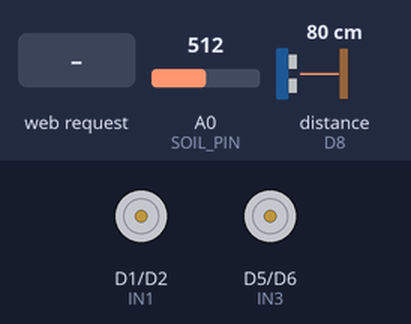
This sketch was run on a simulated ESP8266 (NodeMCU). Shown: motor-driver pin pairs drawn as motors (green arrow = first pin HIGH = forward, orange = second pin HIGH = backward, longer = more drive). Wiring (inferred from the names in the program): ultrasonic range finder: trigger D7; echo D8. The inputs (shaded band) are chosen by the test bench; at power-on: A0 (SOIL_PIN) = 512, distance to the obstacle (sensor on D8) 80 cm. The echo pulse lasts 58.3 µs per cm; random numbers use the default seed unless the sketch sets one; what the sketch prints to the serial monitor is not drawn.

Above: at 1.8 s.
1.9 s: HTTP request GET /water received
At 2.7 s:
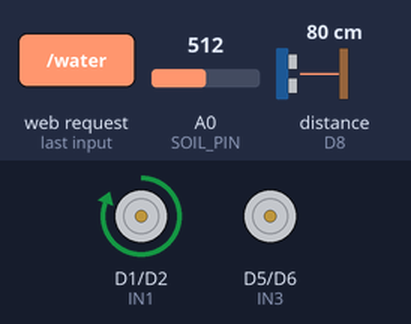
6.0 s: HTTP request GET /fert100 received
At 7.1 s:
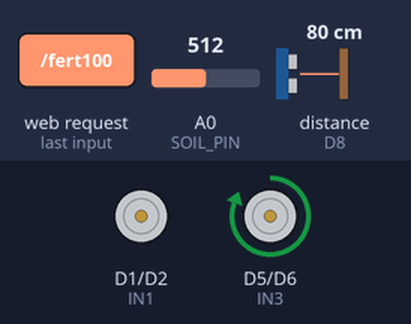
Timing chart, 0 to 10.5 s (numbered marks = the images above; inputs shaded):
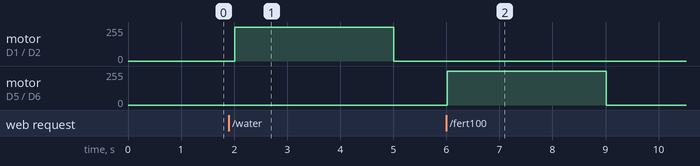

The sketch:

esp_8266.ino
```cpp
#include <ESP8266WiFi.h>
#include <ESP8266WebServer.h>

/* ---------------- AP CONFIG ---------------- */
const char* ssid = "SmartField";
const char* password = "12345678";

ESP8266WebServer server(80);

/* ---------------- PINS ---------------- */
#define SOIL_PIN A0
#define IN1 D1
#define IN2 D2
#define IN3 D5
#define IN4 D6
#define TRIG D7
#define ECHO D8

/* ---------------- GLOBAL ---------------- */
int soilPercent = 0;
int tankLevelCM = 0;
int tankPercent = 0;

bool pumpRunning = false;
bool autoMode = true;

unsigned long pumpStartTime = 0;
unsigned long totalPumpRunTime = 0;

int fertilizerPercent = 50;

/* ---------------- FUNCTIONS ---------------- */

void stopAll() {
  digitalWrite(IN1, LOW);
  digitalWrite(IN2, LOW);
  digitalWrite(IN3, LOW);
  digitalWrite(IN4, LOW);

  if (pumpRunning) {
    totalPumpRunTime += millis() - pumpStartTime;
  }
  pumpRunning = false;
}

void startWater() {
  digitalWrite(IN1, HIGH);
  digitalWrite(IN2, LOW);
  pumpRunning = true;
  pumpStartTime = millis();
}

void startFert() {
  digitalWrite(IN3, HIGH);
  digitalWrite(IN4, LOW);
  pumpRunning = true;
  pumpStartTime = millis();
}

int readTankLevel() {
  digitalWrite(TRIG, LOW);
  delayMicroseconds(2);
  digitalWrite(TRIG, HIGH);
  delayMicroseconds(10);
  digitalWrite(TRIG, LOW);

  long duration = pulseIn(ECHO, HIGH, 30000);
  return duration * 0.034 / 2;   // Distance in cm
}

/* ---------------- AI CONTROL ---------------- */

void aiControl() {

  bool tankEmpty = tankPercent <= 5;   // Tank empty below 5%

  if (tankEmpty) {
    stopAll();
    return;
  }

  if (soilPercent < 5) {
    startWater();
    delay(1000);
    stopAll();
  }
}

/* ---------------- WEB PAGE ---------------- */

String webpage() {
  return R"=====(
<!DOCTYPE html>
<html>
<head>
  <title>Smart Field AI - Fertilizer Mixer</title>
  <meta charset="UTF-8">
  <meta name="viewport" content="width=device-width, initial-scale=1.0">
  <style>
    * { margin: 0; padding: 0; box-sizing: border-box; }
    body {
      font-family: 'Segoe UI', Tahoma, Geneva, Verdana, sans-serif;
      background: linear-gradient(135deg, #f8fafc 0%, #eef2ff 35%, #fff7ed 70%, #ecfccb 100%);
      color: #0f172a;
      min-height: 100vh;
      padding: 20px;
    }
    .container { max-width: 1200px; margin: 0 auto; }
    header { text-align: center; margin-bottom: 40px; padding: 20px; background: rgba(255,255,255,0.9); border-radius: 12px; border-left: 4px solid #10b981; }
    header h1 { font-size: 32px; margin-bottom: 5px; color: #0f172a; }
    header p { color: #475569; font-size: 14px; }
    .mode-badge { display: inline-block; padding: 8px 16px; border-radius: 20px; font-weight: 600; font-size: 12px; margin-top: 10px; text-transform: uppercase; letter-spacing: 1px; }
    .mode-badge.auto { background: #10b981; color: white; }
    .mode-badge.manual { background: #f59e0b; color: white; }
    .dashboard { display: grid; grid-template-columns: repeat(auto-fit, minmax(280px, 1fr)); gap: 24px; margin-bottom: 40px; }
    .gauge-card { background: #ffffff; border: 1px solid rgba(15,23,42,0.06); border-radius: 16px; padding: 24px; text-align: center; box-shadow: 0 8px 24px rgba(15,23,42,0.06); transition: all 0.25s ease; }
    .gauge-card:hover { transform: translateY(-6px); box-shadow: 0 18px 40px rgba(15,23,42,0.08); }
    .gauge-label { color: #64748b; font-size: 13px; text-transform: uppercase; letter-spacing: 1px; margin-bottom: 12px; font-weight: 700; }
    .circular-gauge { position: relative; width: 150px; height: 150px; margin: 0 auto; }
    .gauge-svg { width: 100%; height: 100%; transform: rotate(-90deg); }
    .gauge-value { position: absolute; top: 50%; left: 50%; transform: translate(-50%, -50%); text-align: center; }
    .gauge-number { font-size: 32px; font-weight: 700; color: #0f172a; line-height: 1; }
    .gauge-unit { font-size: 12px; color: #64748b; margin-top: 3px; }
    .tank-status { padding: 10px; background: #eef2ff; border-radius: 8px; font-size: 12px; color: #1e293b; margin-top: 12px; }
    .tank-status.low { background: #fff1f2; color: #7f1d1d; }
    .runtime-card { background: #f8fafc; border-left: 4px solid #3b82f6; padding: 16px; border-radius: 8px; margin-top: 12px; }
    .runtime-card h3 { color: #1e293b; font-size: 12px; text-transform: uppercase; margin-bottom: 8px; }
    .runtime-card .value { font-size: 24px; font-weight: 700; }
    .control-section { background: #ffffff; border: 1px solid rgba(15,23,42,0.06); border-radius: 16px; padding: 24px; margin-bottom: 40px; box-shadow: 0 6px 18px rgba(15,23,42,0.05); }
    .section-title { font-size: 16px; font-weight: 700; margin-bottom: 16px; color: #0f172a; text-transform: uppercase; letter-spacing: 1px; }
    .controls-grid { display: grid; grid-template-columns: repeat(auto-fit, minmax(120px, 1fr)); gap: 12px; margin-bottom: 20px; }
    button { padding: 12px 16px; border: none; border-radius: 10px; font-weight: 700; font-size: 13px; cursor: pointer; text-transform: uppercase; letter-spacing: 0.5px; transition: all 0.2s ease; display: flex; align-items: center; justify-content: center; gap: 8px; }
    .btn-primary { background: #10b981; color: white; }
    .btn-primary:disabled { opacity: 0.6; cursor: not-allowed; }
    .btn-secondary { background: #3b82f6; color: white; }
    .btn-danger { background: #ef4444; color: white; }
    .btn-warning { background: #f59e0b; color: white; }
    .fert-mixer { padding: 18px; background: #f8fafc; border: 1px solid rgba(15,23,42,0.04); border-radius: 10px; margin-top: 12px; }
    .fert-mixer-title { font-size: 14px; color: #0f172a; text-transform: uppercase; font-weight: 700; margin-bottom: 12px; }
    .mixer-input-group { display: flex; gap: 10px; margin-bottom: 12px; }
    input[type="number"] { flex: 1; padding: 10px; background: #ffffff; border: 1px solid rgba(15,23,42,0.06); border-radius: 8px; color: #0f172a; font-size: 14px; }
    input[type="number"]:focus { outline: none; border-color: #3b82f6; box-shadow: 0 6px 16px rgba(59,130,246,0.08); }
    .slider-container { margin-top: 8px; }
    .slider-label { display: flex; justify-content: space-between; margin-bottom: 8px; font-size: 12px; color: #475569; }
    input[type="range"] { width: 100%; height: 6px; border-radius: 3px; background: linear-gradient(90deg,#c7d2fe, #bbf7d0); outline: none; -webkit-appearance: none; }
    input[type="range"]::-webkit-slider-thumb { -webkit-appearance: none; appearance: none; width: 18px; height: 18px; border-radius: 50%; background: #0f172a; cursor: pointer; }
    .status-message { padding: 10px; background: #f1f5f9; border-left: 4px solid #10b981; border-radius: 6px; color: #0f172a; font-size: 13px; margin-top: 12px; text-align: center; min-height: 30px; }
    /* Mixing progress & spinner */
    .mix-progress-wrap { margin-top: 12px; background: #eef2ff; border-radius: 8px; overflow: hidden; height: 12px; }
    .mix-progress { height: 12px; width: 0%; background: linear-gradient(90deg,#60a5fa,#34d399); transition: width 0.2s ease; }
    .spinner { width: 36px; height: 36px; border-radius: 50%; border: 4px solid rgba(15,23,42,0.08); border-top-color: #0f172a; animation: spin 1s linear infinite; display:inline-block; vertical-align: middle; }
    @keyframes spin { to { transform: rotate(360deg); } }
    @media (max-width: 768px) { header h1 { font-size: 22px; } .dashboard { grid-template-columns: 1fr; } .controls-grid { grid-template-columns: repeat(2, 1fr); } }
  </style>
</head>
<body>
  <div class="container">
    <header>
      <h1>🌾 Smart Field AI</h1>
      <p>Intelligent Fertilizer Mixer & Irrigation Control System</p>
      <div class="mode-badge" id="modeBadge">AUTO</div>
    </header>
    <div class="dashboard">
      <div class="gauge-card">
        <div class="gauge-label">Soil Moisture</div>
        <div class="circular-gauge">
          <svg class="gauge-svg" viewBox="0 0 100 100">
            <circle cx="50" cy="50" r="45" fill="none" stroke="#eef2ff" stroke-width="6"/>
            <circle id="soilProgress" cx="50" cy="50" r="45" fill="none" stroke="#10b981" stroke-width="6" stroke-dasharray="0, 282.7" stroke-linecap="round" style="transition: stroke-dasharray 0.35s ease;"/>
          </svg>
          <div class="gauge-value"><div class="gauge-number" id="soilValue">-</div><div class="gauge-unit">%</div></div>
        </div>
        <div class="tank-status" id="soilStatus">Checking...</div>
      </div>
      <div class="gauge-card">
        <div class="gauge-label">Tank Level</div>
        <div class="circular-gauge">
          <svg class="gauge-svg" viewBox="0 0 100 100">
            <circle cx="50" cy="50" r="45" fill="none" stroke="#f1f5f9" stroke-width="6"/>
            <circle id="tankProgress" cx="50" cy="50" r="45" fill="none" stroke="#3b82f6" stroke-width="6" stroke-dasharray="0, 282.7" stroke-linecap="round" style="transition: stroke-dasharray 0.35s ease;"/>
          </svg>
          <div class="gauge-value"><div class="gauge-number" id="tankValue">-</div><div class="gauge-unit">%</div></div>
        </div>
        <div class="tank-status" id="tankStatus">Checking...</div>
      </div>
      <div class="gauge-card">
        <div class="gauge-label">Pump Runtime</div>
        <div class="runtime-card"><h3>Total Running Time</h3><div class="value" id="runtimeValue">0:00</div></div>
        <div class="tank-status" style="background:#fff7ed;color:#92400e;border-color:#92400e;">Session Duration Tracker</div>
      </div>
    </div>
    <div class="control-section">
      <div class="section-title">Quick Controls</div>
      <div class="controls-grid">
        <button id="btnWater" class="btn-primary" onclick="fetch('/water')">💧 Water Only</button>
        <button id="btnFert100" class="btn-warning" onclick="fetch('/fert100')">⚡ Full Strength</button>
        <button id="btnAuto" class="btn-secondary" onclick="fetch('/auto')">🤖 Auto Mode</button>
        <button id="btnStop" class="btn-danger" onclick="fetch('/stop')">⛔ STOP</button>
      </div>
      <div class="fert-mixer">
        <div class="fert-mixer-title">🧪 Fertilizer Mixer Control</div>
        <div class="slider-container">
          <div class="slider-label"><span>Fertilizer Concentration</span><span id="fertDisplay">50%</span></div>
          <input type="range" id="fertSlider" min="1" max="100" value="50" style="cursor: pointer;">
        </div>
        <div class="mixer-input-group" style="margin-top: 12px;"><input type="number" id="fertInput" min="1" max="100" value="50" placeholder="Enter %"><button id="btnApply" class="btn-secondary" onclick="setFert()" style="flex: 0 0 auto;">Apply Mix</button></div>
        <div class="status-message" id="statusMessage">Ready to mix</div>
        <div class="mix-progress-wrap" style="display:none;" id="mixWrap"><div id="mixProgress" class="mix-progress"></div></div>
        <div id="mixSpinner" style="display:none;margin-top:12px;text-align:center;"><span class="spinner"></span></div>
      </div>
    </div>
  </div>
  <script>
    const circumference = 282.7;
    function updateGuage(element, value) { const offset = circumference - (value / 100) * circumference; element.style.strokeDasharray = `${circumference - offset}, ${circumference}`; }
    function updateData() {
      fetch('/data').then(res => res.json()).then(data => {
        const soil = data.soil || 0; const tank = data.tank || 0; const runtime = parseInt(data.runtime) || 0; const mode = data.mode || "AUTO";
        document.getElementById('soilValue').innerText = soil; document.getElementById('tankValue').innerText = tank; document.getElementById('modeBadge').innerText = mode; document.getElementById('modeBadge').className = 'mode-badge ' + (mode === 'AUTO' ? 'auto' : 'manual');
        updateGuage(document.getElementById('soilProgress'), soil); updateGuage(document.getElementById('tankProgress'), tank);
        if (soil < 30) { document.getElementById('soilStatus').innerText = '⚠️ Dry - Water Needed'; document.getElementById('soilStatus').className = 'tank-status low'; } else if (soil < 60) { document.getElementById('soilStatus').innerText = '✓ Optimal Range'; document.getElementById('soilStatus').className = 'tank-status'; } else { document.getElementById('soilStatus').innerText = '💧 Moisture High'; document.getElementById('soilStatus').className = 'tank-status'; }
        if (tank < 30) { document.getElementById('tankStatus').innerText = '🚨 Tank Low'; document.getElementById('tankStatus').className = 'tank-status low'; } else if (tank < 60) { document.getElementById('tankStatus').innerText = '⚠️ Refill Soon'; document.getElementById('tankStatus').className = 'tank-status'; } else { document.getElementById('tankStatus').innerText = '✅ Tank Full'; document.getElementById('tankStatus').className = 'tank-status'; }
        const minutes = Math.floor(runtime / 60); const seconds = runtime % 60; document.getElementById('runtimeValue').innerText = minutes + ':' + (seconds < 10 ? '0' : '') + seconds;
      }).catch(()=>{});
    }
    function setControlsEnabled(enabled){ document.querySelectorAll('.controls-grid button, #fertSlider, #fertInput, #btnApply').forEach(el=>{ el.disabled = !enabled; if(!enabled) el.classList && el.classList.add('disabled'); else el.classList && el.classList.remove('disabled'); }); }
    function setFert(){ const p = Number(document.getElementById('fertInput').value); if (!p || p < 1 || p > 100){ document.getElementById('statusMessage').innerText = '❌ Enter value 1-100'; return; } document.getElementById('statusMessage').innerText = '⏳ Mixing ' + p + '%...'; setControlsEnabled(false); document.getElementById('mixWrap').style.display = 'block'; document.getElementById('mixSpinner').style.display = 'block'; document.getElementById('mixProgress').style.width = '0%';
      let prog = 0; const interval = setInterval(()=>{ prog = Math.min(95, prog + Math.round(Math.random()*8)+2); document.getElementById('mixProgress').style.width = prog + '%'; }, 300);
      fetch('/fert?p=' + p).then(()=>{ clearInterval(interval); document.getElementById('mixProgress').style.width = '100%'; document.getElementById('statusMessage').innerText = '✅ Mix applied: ' + p + '%'; setTimeout(()=>{ document.getElementById('mixWrap').style.display = 'none'; document.getElementById('mixSpinner').style.display = 'none'; document.getElementById('mixProgress').style.width = '0%'; document.getElementById('statusMessage').innerText = 'Ready to mix'; setControlsEnabled(true); }, 1200); }).catch(()=>{ clearInterval(interval); document.getElementById('statusMessage').innerText = '❌ Error mixing'; document.getElementById('mixSpinner').style.display = 'none'; setControlsEnabled(true); }); }
    document.getElementById('fertSlider').addEventListener('input', function(){ const val = this.value; document.getElementById('fertInput').value = val; document.getElementById('fertDisplay').innerText = val + '%'; });
    document.getElementById('fertInput').addEventListener('input', function(){ const val = Math.max(1, Math.min(100, this.value)); document.getElementById('fertSlider').value = val; document.getElementById('fertDisplay').innerText = val + '%'; });
    updateData(); setInterval(updateData, 2000);
  </script>
</body>
</html>
)=====";
}

/* ---------------- ROUTES ---------------- */

void handleData() {

  unsigned long runtimeSec = totalPumpRunTime / 1000;

  String json = "{";
  json += "\"soil\":" + String(soilPercent) + ",";
  json += "\"tank\":" + String(tankPercent) + ",";
  json += "\"runtime\":" + String(runtimeSec) + ",";
  json += "\"mode\":\"" + String(autoMode ? "AUTO" : "MANUAL") + "\"";
  json += "}";

  server.send(200, "application/json", json);
}

void handleWater() {
  autoMode = false;
  stopAll();
  startWater();
  delay(3000);
  stopAll();
  server.send(200, "text/plain", "Water Burst");
}

void handleFert100() {
  autoMode = false;
  stopAll();
  startFert();
  delay(3000);
  stopAll();
  server.send(200, "text/plain", "Fertilizer Burst");
}

void handleStop() {
  autoMode = false;
  stopAll();
  server.send(200, "text/plain", "Stopped");
}

void handleAuto() {
  autoMode = true;
  stopAll();
  server.send(200, "text/plain", "Auto Mode Enabled");
}

/* ---------------- SETUP ---------------- */

void setup() {

  Serial.begin(9600);

  pinMode(IN1, OUTPUT);
  pinMode(IN2, OUTPUT);
  pinMode(IN3, OUTPUT);
  pinMode(IN4, OUTPUT);
  pinMode(TRIG, OUTPUT);
  pinMode(ECHO, INPUT);

  stopAll();

  WiFi.softAP(ssid, password);
  Serial.println(WiFi.softAPIP());

  server.on("/", [](){ server.send(200,"text/html",webpage()); });
  server.on("/data", handleData);
  server.on("/water", handleWater);
  server.on("/fert100", handleFert100);
  server.on("/stop", handleStop);
  server.on("/auto", handleAuto);

  server.begin();
}

/* ---------------- LOOP ---------------- */

void loop() {

  server.handleClient();

  soilPercent = map(analogRead(SOIL_PIN),1023,0,0,100);
  soilPercent = constrain(soilPercent,0,100);

  // Tank height = 10 cm
  tankLevelCM = readTankLevel();
  tankPercent = map(tankLevelCM,10,0,0,100);
  tankPercent = constrain(tankPercent,0,100);

  if(autoMode){
    aiControl();
  }

  delay(1000);
}
```

Measured:
- after the input at 1.9 s, motor on D1 (IN1) / D2 (IN2): stopped → forward 255/255 after 0.11 s, → stopped 3.0 s later
- after the input at 6.0 s, motor on D5 (IN3) / D6 (IN4): stopped → forward 255/255 at once, → stopped 3.0 s later
